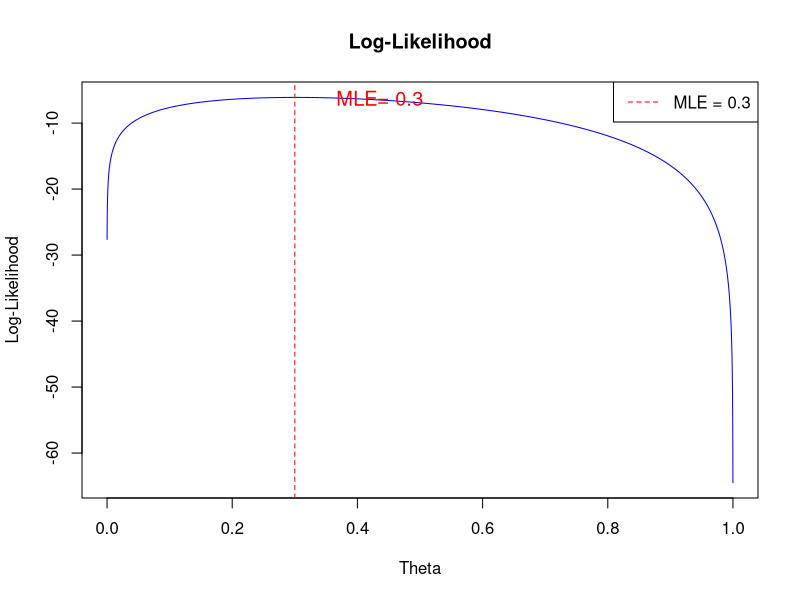

Write the R code that produced this figure.
## ---- chunk 1
# Given data
n <- 10
successes <- 3  
failures <- 7 


log_likelihood_function <- function(theta) {
  # Avoid log(0) by ensuring theta is not exactly 0 or 1
  if (theta == 0 || theta == 1) {
    return(-Inf)  # Log likelihood is -Inf at extremes of theta (log(0) = -Inf)
  } else {
    return(successes * log(theta) + failures * log(1 - theta))
  }
}

# Set up a sequence of thete values
theta_values <- seq(0, 1, length.out = 10000)

# Calculate the log-likelihood for each theta
log_likelihood_values <- sapply(theta_values, log_likelihood_function)

# Find the theta that maximizes the log-likelihood
mle_theta <- theta_values[which.max(log_likelihood_values)]

# Print the MLE for theta
cat("MLE for theta:", mle_theta, "\n")

# Plot the log-likelihood function
plot(theta_values, log_likelihood_values, type = "l", col = "blue", 
     xlab = "Theta", ylab = "Log-Likelihood", 
     main = "Log-Likelihood")

# Add a vertical dashed line at the MLE for theta
abline(v = mle_theta, col = "red", lty = 2)

# Add a text annotation showing the MLE on the plot with the value of MLE
text(mle_theta + 0.05, max(log_likelihood_values) - 0.5, 
     paste("MLE=", round(mle_theta, 3)), col = "red", pos = 4, cex = 1.2)

# Add a legend
legend("topright", legend = paste("MLE =", round(mle_theta, 3)), col = "red", lty = 2)
